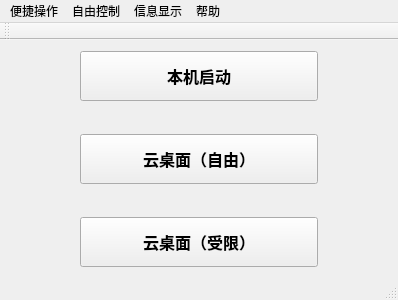
<?xml version="1.0" encoding="UTF-8"?>
<ui version="4.0">
 <class>MainWindow</class>
 <widget class="QMainWindow" name="MainWindow">
  <property name="geometry">
   <rect>
    <x>0</x>
    <y>0</y>
    <width>398</width>
    <height>300</height>
   </rect>
  </property>
  <property name="maximumSize">
   <size>
    <width>500</width>
    <height>400</height>
   </size>
  </property>
  <property name="windowTitle">
   <string>MainWindow</string>
  </property>
  <widget class="QWidget" name="centralWidget">
   <layout class="QHBoxLayout" name="horizontalLayout">
    <property name="leftMargin">
     <number>80</number>
    </property>
    <property name="rightMargin">
     <number>80</number>
    </property>
    <item>
     <layout class="QVBoxLayout" name="verticalLayout">
      <item>
       <widget class="QPushButton" name="pushButton">
        <property name="minimumSize">
         <size>
          <width>0</width>
          <height>50</height>
         </size>
        </property>
        <property name="font">
         <font>
          <family>微软雅黑</family>
          <pointsize>12</pointsize>
          <weight>75</weight>
          <bold>true</bold>
         </font>
        </property>
        <property name="text">
         <string>本机启动</string>
        </property>
       </widget>
      </item>
      <item>
       <spacer name="verticalSpacer">
        <property name="orientation">
         <enum>Qt::Vertical</enum>
        </property>
        <property name="sizeHint" stdset="0">
         <size>
          <width>20</width>
          <height>20</height>
         </size>
        </property>
       </spacer>
      </item>
      <item>
       <widget class="QPushButton" name="pushButton_2">
        <property name="minimumSize">
         <size>
          <width>0</width>
          <height>50</height>
         </size>
        </property>
        <property name="font">
         <font>
          <family>微软雅黑</family>
          <pointsize>12</pointsize>
          <weight>75</weight>
          <bold>true</bold>
         </font>
        </property>
        <property name="text">
         <string>云桌面（自由）</string>
        </property>
       </widget>
      </item>
      <item>
       <spacer name="verticalSpacer_2">
        <property name="orientation">
         <enum>Qt::Vertical</enum>
        </property>
        <property name="sizeHint" stdset="0">
         <size>
          <width>20</width>
          <height>20</height>
         </size>
        </property>
       </spacer>
      </item>
      <item>
       <widget class="QPushButton" name="pushButton_3">
        <property name="minimumSize">
         <size>
          <width>0</width>
          <height>50</height>
         </size>
        </property>
        <property name="font">
         <font>
          <family>微软雅黑</family>
          <pointsize>12</pointsize>
          <weight>75</weight>
          <bold>true</bold>
         </font>
        </property>
        <property name="text">
         <string>云桌面（受限）</string>
        </property>
       </widget>
      </item>
     </layout>
    </item>
   </layout>
  </widget>
  <widget class="QMenuBar" name="menuBar">
   <property name="geometry">
    <rect>
     <x>0</x>
     <y>0</y>
     <width>398</width>
     <height>23</height>
    </rect>
   </property>
   <widget class="QMenu" name="menu">
    <property name="title">
     <string>便捷操作</string>
    </property>
    <addaction name="separator"/>
    <addaction name="open"/>
    <addaction name="separator"/>
    <addaction name="delete_2"/>
    <addaction name="separator"/>
    <addaction name="freecontrol"/>
    <addaction name="separator"/>
    <addaction name="allclose"/>
    <addaction name="separator"/>
    <addaction name="separator"/>
   </widget>
   <widget class="QMenu" name="menuIP">
    <property name="title">
     <string>自由控制</string>
    </property>
    <addaction name="separator"/>
    <addaction name="signalcontrol"/>
    <addaction name="separator"/>
    <addaction name="morecontrol"/>
    <addaction name="separator"/>
    <addaction name="separator"/>
   </widget>
   <widget class="QMenu" name="menu_2">
    <property name="title">
     <string>信息显示</string>
    </property>
    <addaction name="separator"/>
    <addaction name="status"/>
    <addaction name="separator"/>
    <addaction name="separator"/>
   </widget>
   <widget class="QMenu" name="menu_3">
    <property name="title">
     <string>帮助</string>
    </property>
    <addaction name="separator"/>
    <addaction name="use"/>
    <addaction name="separator"/>
    <addaction name="action_3"/>
    <addaction name="separator"/>
    <addaction name="separator"/>
   </widget>
   <addaction name="menu"/>
   <addaction name="menuIP"/>
   <addaction name="menu_2"/>
   <addaction name="menu_3"/>
  </widget>
  <widget class="QToolBar" name="mainToolBar">
   <attribute name="toolBarArea">
    <enum>TopToolBarArea</enum>
   </attribute>
   <attribute name="toolBarBreak">
    <bool>false</bool>
   </attribute>
  </widget>
  <widget class="QStatusBar" name="statusBar"/>
  <action name="open">
   <property name="text">
    <string>打开应用</string>
   </property>
  </action>
  <action name="delete_2">
   <property name="text">
    <string>删除文件</string>
   </property>
  </action>
  <action name="freecontrol">
   <property name="text">
    <string>自由命令</string>
   </property>
  </action>
  <action name="allclose">
   <property name="text">
    <string>全体关机</string>
   </property>
  </action>
  <action name="signalcontrol">
   <property name="text">
    <string>控制单台主机</string>
   </property>
  </action>
  <action name="morecontrol">
   <property name="text">
    <string>控制多台主机</string>
   </property>
  </action>
  <action name="status">
   <property name="text">
    <string>显示学生状态</string>
   </property>
  </action>
  <action name="use">
   <property name="text">
    <string>使用说明</string>
   </property>
  </action>
  <action name="action_3">
   <property name="text">
    <string>关于产品</string>
   </property>
  </action>
 </widget>
 <layoutdefault spacing="6" margin="11"/>
 <resources/>
 <connections/>
</ui>
